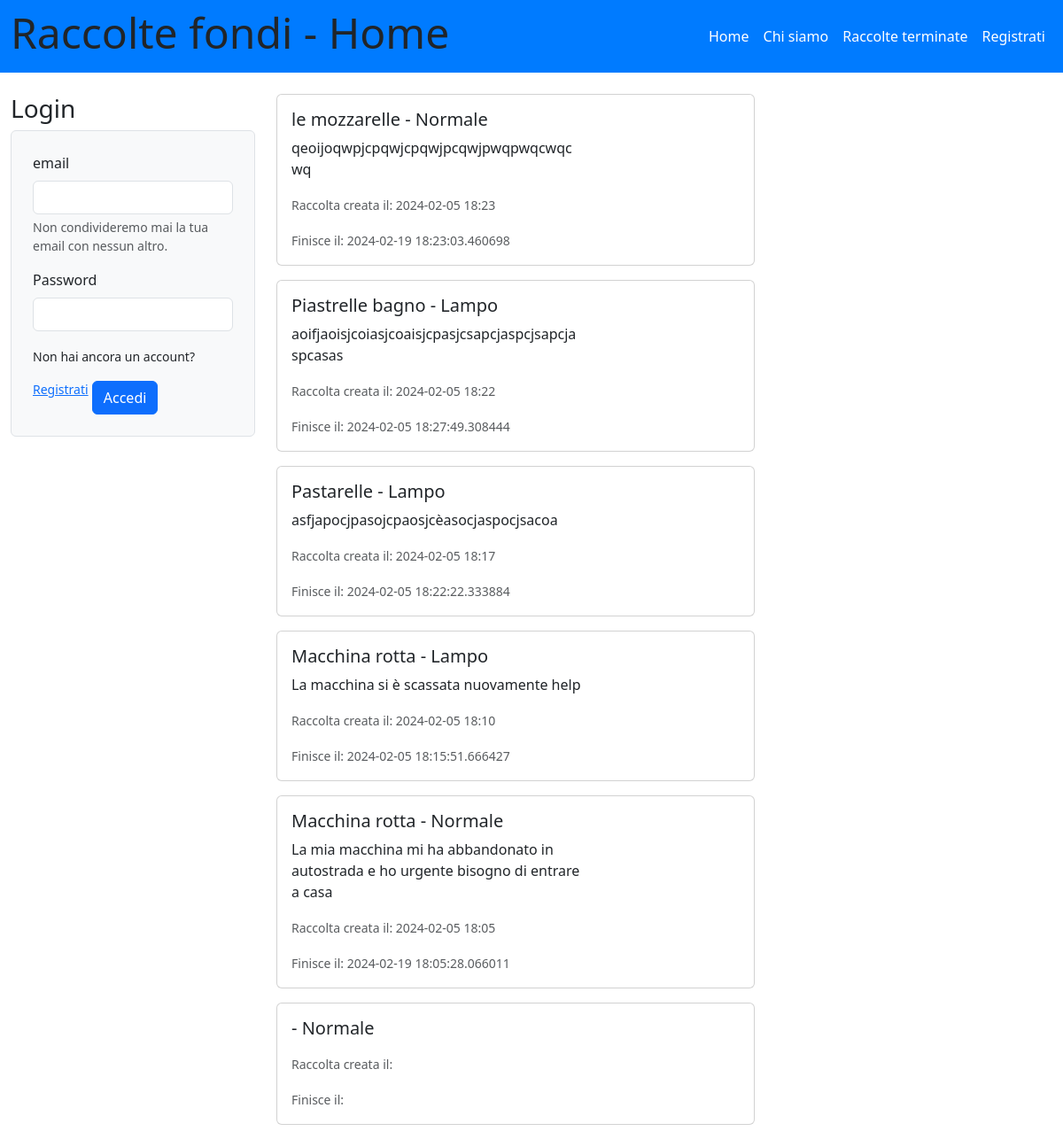
The page / on the database its author committed.
### tables this page shows
CREATE TABLE "raccolte" (
	"id_raccolta"	INTEGER NOT NULL UNIQUE,
	"nome_raccolta"	TEXT NOT NULL,
	"descrizione"	TEXT,
	"immagine"	TEXT,
	"data_creazione"	TEXT,
	"data_termine"	TEXT,
	"cifra_attuale"	NUMERIC,
	"cifra_da_raggiungere"	NUMERIC,
	"tipo_raccolta"	TEXT,
	"organizzatore_raccolta"	INTEGER,
	"importo_minimo"	NUMERIC,
	PRIMARY KEY("id_raccolta" AUTOINCREMENT),
	FOREIGN KEY("organizzatore_raccolta") REFERENCES "utenti"("id_utente")
);

### app.py (the view)
@app.route('/')
def home():
    now = datetime.now()  # Get the current date and time
    current_date = now.date()  # Get the current date
    current_hour = now.hour  # Get the current hour
    current_minute = now.minute  # Get the current minute
    raccolte_db = raccolte_dao.get_raccolte()
    return render_template('home.html', raccolte=raccolte_db)

### templates/home.html (shortened to what this page needs)
{% extends "base.html" %}
{% block home_active %}active{% endblock %}
{% block page_name%}Home{%endblock%}
{% block content %}
<aside id="myaside" class="col-lg-3 col-md-12">
    {% if not current_user.is_authenticated %}
    <section>
      <h3>Login</h3>
      <div class="bg-light p-4 border rounded mb-3">
        <form action="/login" method="POST">
          <div class="mb-3">
            <label for="nicknameInput" class="form-label">email</label>
            <input type="text" class="form-control" id="emailInput" aria-describedby="nicknameHelp" name="email">
            <div id="emailHelp" class="form-text">Non condivideremo mai la tua email con nessun altro.</div>
          </div>
          <div class="mb-3">
            <label for="passwordInput" class="form-label">Password</label>
            <input type="password" class="form-control" id="passwordInput" name="password">
          </div>
          <small>Non hai ancora un account? <a href="/iscriviti">Registrati</a></small>
          <button type="submit" class="btn btn-primary mt-3">Accedi</button>
        </form>
      </div>
    </section>
    {% endif %}
  </aside>
  <main class="col-lg-9 col-md-12">
    {% for raccolta in raccolte %}
    <div class="card mb-3" style="max-width: 540px;">
      <div class="row g-0">
        <div class="col-md-8">
          <div class="card-body">
            <h5 class="card-title">{{raccolta.nome_raccolta | e}}
              - {% if raccolta.tipo_raccolta == 'lampo' %} Lampo
              {%else%} Normale
              {%endif%}
            </h5>
            <p class="card-text">{{raccolta.descrizione}}</p>
            <p class="card-text"><small class="text-body-secondary">Raccolta creata il: {{raccolta.data_creazione}}</small></p>
            <p class="card-text"><small class="text-body-secondary">Finisce il: {{raccolta.data_termine}}</small></p>
          </div>
        </div>
      </div>
    </div>
    {% endfor %}
  </main>
{% endblock %}

### templates/base.html (shortened to what this page needs)
<!doctype html>
<html lang="en">
<head>
  <link href="https://cdn.jsdelivr.net/npm/bootstrap@5.3.2/dist/css/bootstrap.min.css" rel="stylesheet"
>
  <link rel="stylesheet" href="https://cdn.jsdelivr.net/npm/bootstrap-icons@1.11.2/font/bootstrap-icons.min.css">
  <link rel="stylesheet" href="{{ url_for('static', filename='style.css') }}">
</head>
<body>
  <header id="myheader">
    <nav class="navbar navbar-dark navbar-expand-lg mynavbar">
      <div class="container-fluid">
        <h1 class="display-5">Raccolte fondi - {% block page_name %}{% endblock %}</h1>
        <div class="collapse navbar-collapse" id="navbarSupportedContent">
          <ul class="navbar-nav ms-auto">
            <li class="nav-item">
              <a class="nav-link {%block home_active%}{% endblock %}" aria-current="page" href="/">Home</a>
            </li>
            <li class="nav-item">
              <a class="nav-link {%block about_active%}{% endblock %}" href="{{ url_for('about') }}">Chi siamo</a>
            </li>
            <li class="nav-item">
                <a class="nav-link {%block raccolte_terminate_active%}{% endblock %}" href="{{ url_for('raccolte_terminate') }}">Raccolte terminate</a>
              </li>
            {% if current_user.is_authenticated %}
            <li class="nav-item dropdown dropstart">
              <a class="nav-link dropdown-toggle" href="#" role="button" data-bs-toggle="dropdown"
                aria-expanded="false">
                @{{current_user.nome}} {{current_user.cognome}}
              </a>
              <ul class="dropdown-menu dropdown-menu-dark">
                <li><a class="dropdown-item" href="{{ url_for('le_mie_raccolte') }}">Le mie raccolte</a></li>
                <li><a class="dropdown-item" href="{{ url_for('logout') }}">Esci</a></li>
              </ul>
            </li>
            {% else %}
            <li class="nav-item">
              <a class="nav-link {%block signup_active%}{% endblock %}" aria-current="page"
                href="{{ url_for('iscriviti') }}">Registrati</a>
            </li>
            {% endif %}
          </ul>
        </div>
      </div>
    </nav>
  </header>
  <div class="container-fluid mt-4">
    <div class="row">
      {%block content %}{% endblock %}
    </div>
  </div>
</body>
</html>

### static/style.css (style rules this page uses)
.mynavbar { background-color: #007bff; }
.navbar-dark .navbar-nav .nav-link { color: white; }

### rows shown on the page
raccolte: nome_raccolta "le mozzarelle", tipo_raccolta "Normale", descrizione "qeoijoqwpjcpqwjcpqwjpcqwjpwqpwqcwqcwq", data_creazione "2024-02-05 18:23", data_termine "2024-02-19 18:23:03.460698"
raccolte: nome_raccolta "Piastrelle bagno", tipo_raccolta "Lampo", descrizione "aoifjaoisjcoiasjcoaisjcpasjcsapcjaspcjsapcjaspcasas", data_creazione "2024-02-05 18:22", data_termine "2024-02-05 18:27:49.308444"
raccolte: nome_raccolta "Pastarelle", tipo_raccolta "Lampo", descrizione "asfjapocjpasojcpaosjcèasocjaspocjsacoa", data_creazione "2024-02-05 18:17", data_termine "2024-02-05 18:22:22.333884"
raccolte: nome_raccolta "Macchina rotta", tipo_raccolta "Lampo", descrizione "La macchina si è scassata nuovamente help", data_creazione "2024-02-05 18:10", data_termine "2024-02-05 18:15:51.666427"
raccolte: nome_raccolta "Macchina rotta", tipo_raccolta "Normale", descrizione "La mia macchina mi ha abbandonato in autostrada e ho urgente bisogno di entrare a casa", data_creazione "2024-02-05 18:05", data_termine "2024-02-19 18:05:28.066011"
raccolte: tipo_raccolta "Normale"
